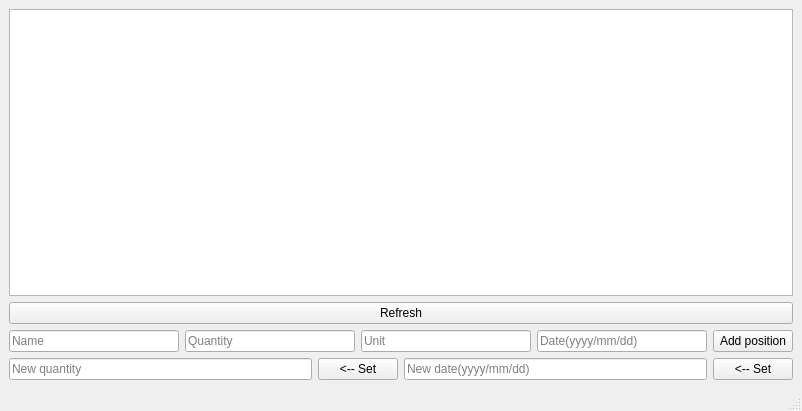
<?xml version="1.0" encoding="UTF-8"?>
<ui version="4.0">
 <class>MainWindow</class>
 <widget class="QMainWindow" name="MainWindow">
  <property name="geometry">
   <rect>
    <x>0</x>
    <y>0</y>
    <width>802</width>
    <height>411</height>
   </rect>
  </property>
  <property name="windowTitle">
   <string>MainWindow</string>
  </property>
  <widget class="QWidget" name="centralwidget">
   <layout class="QVBoxLayout" name="verticalLayout_2">
    <item>
     <layout class="QVBoxLayout" name="verticalLayout">
      <item>
       <widget class="QListWidget" name="listWidget_purchase_list">
        <property name="contextMenuPolicy">
         <enum>Qt::CustomContextMenu</enum>
        </property>
       </widget>
      </item>
      <item>
       <widget class="QPushButton" name="pushButton_refresh_purchase_list">
        <property name="text">
         <string>Refresh</string>
        </property>
       </widget>
      </item>
      <item>
       <layout class="QHBoxLayout" name="horizontalLayout">
        <item>
         <widget class="QLineEdit" name="lineEdit_name">
          <property name="text">
           <string/>
          </property>
          <property name="placeholderText">
           <string>Name</string>
          </property>
         </widget>
        </item>
        <item>
         <widget class="QLineEdit" name="lineEdit_quantity">
          <property name="placeholderText">
           <string>Quantity</string>
          </property>
         </widget>
        </item>
        <item>
         <widget class="QLineEdit" name="lineEdit_unit_of_measurement">
          <property name="placeholderText">
           <string>Unit</string>
          </property>
         </widget>
        </item>
        <item>
         <widget class="QLineEdit" name="lineEdit_purchase_date">
          <property name="placeholderText">
           <string>Date(yyyy/mm/dd)</string>
          </property>
         </widget>
        </item>
        <item>
         <widget class="QPushButton" name="pushButton_add_new_position">
          <property name="text">
           <string>Add position</string>
          </property>
         </widget>
        </item>
       </layout>
      </item>
      <item>
       <layout class="QHBoxLayout" name="horizontalLayout_2">
        <item>
         <widget class="QLineEdit" name="lineEdit_set_quantity">
          <property name="placeholderText">
           <string>New quantity</string>
          </property>
         </widget>
        </item>
        <item>
         <widget class="QPushButton" name="pushButton_set_quantity">
          <property name="text">
           <string>&lt;-- Set</string>
          </property>
         </widget>
        </item>
        <item>
         <widget class="QLineEdit" name="lineEdit_set_purchase_date">
          <property name="placeholderText">
           <string>New date(yyyy/mm/dd)</string>
          </property>
         </widget>
        </item>
        <item>
         <widget class="QPushButton" name="pushButton_set_purchase_date">
          <property name="text">
           <string>&lt;-- Set</string>
          </property>
         </widget>
        </item>
       </layout>
      </item>
     </layout>
    </item>
   </layout>
  </widget>
  <widget class="QMenuBar" name="menubar">
   <property name="geometry">
    <rect>
     <x>0</x>
     <y>0</y>
     <width>802</width>
     <height>22</height>
    </rect>
   </property>
  </widget>
  <widget class="QStatusBar" name="statusbar"/>
 </widget>
 <resources/>
 <connections/>
</ui>
